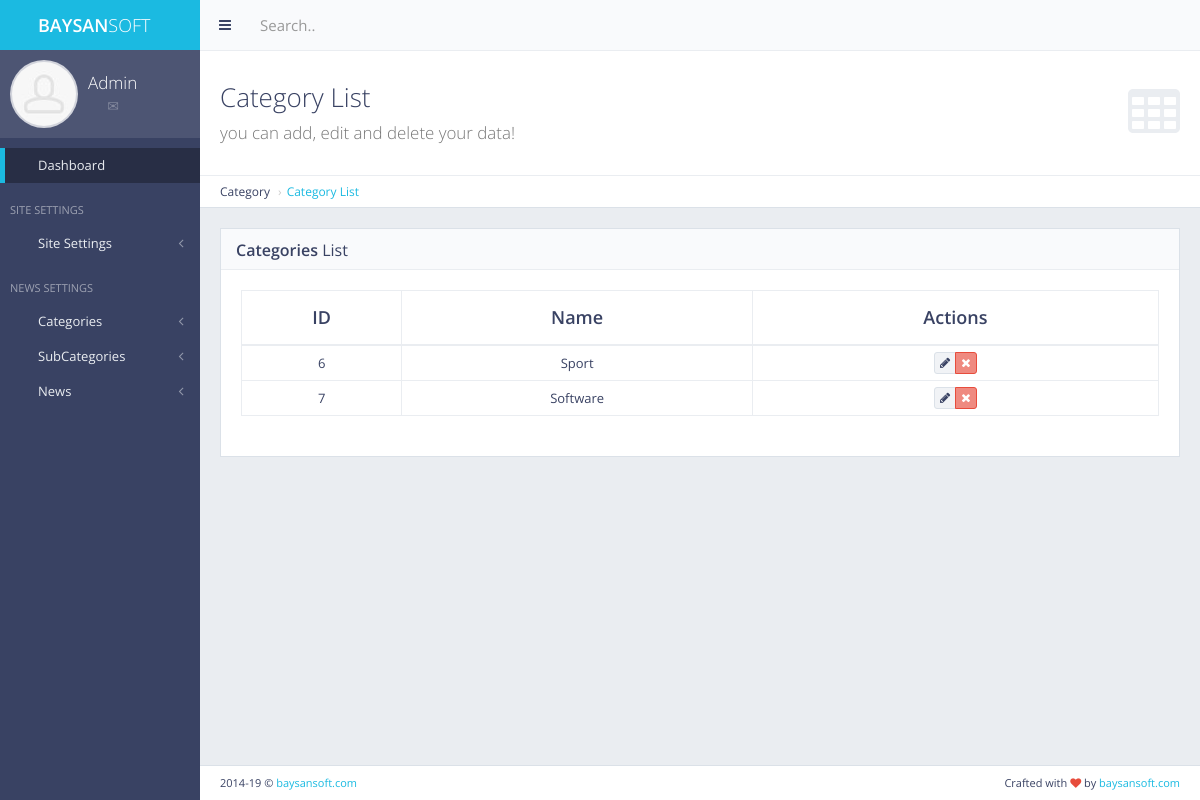
The app's page /panel/category/list/ (signed in), older data.
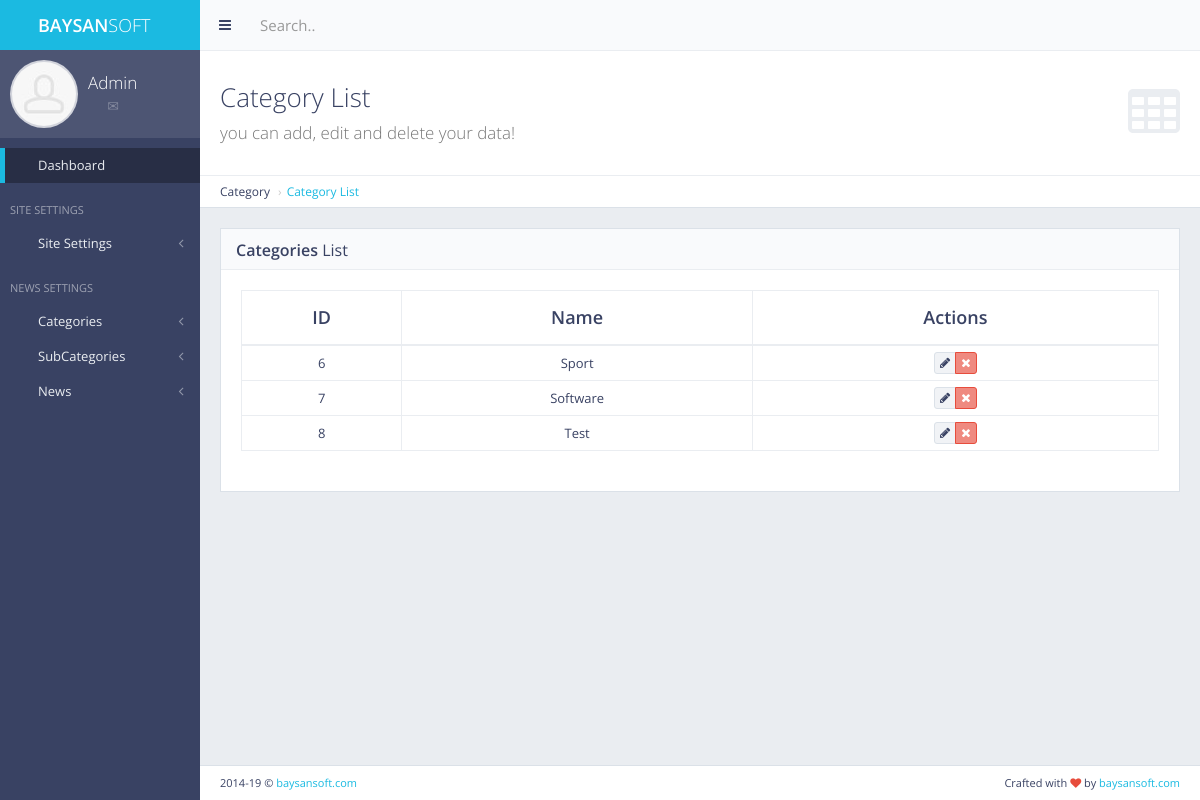
The same page, newer data.
### category/models.py (models this page shows, shortened)
class Category(models.Model):
    name = models.CharField(max_length=255)
    count = models.IntegerField(default=0)
    class Meta:
        verbose_name = "Category"
        verbose_name_plural = "Categories"

### panel/views.py (the view)
# urls.py: path('category/list/', views.category_list, name='category_list'),
def category_list(request):
    if not request.user.is_authenticated:  # eğer mevcut kullanıcı authenticate değilse
        return redirect('main:my_login')
    categories = Category.objects.all()
    context = {
        'categories': categories
    }
    return render(request, 'back/category_list.html', context=context)

### category/context_processor.py (called while the page is built)
def get_categories(request):  # template'a direkt veri yolluyor
    get_categories = Category.objects.all()
    return dict(
        get_categories=get_categories)  # get_categories diyerek direkt template'den çağırabiliriz. Sözlük olarak döndürür.

### main/context_processors.py (called while the page is built)
def get_site_settings(request):
    site = Main.objects.first()
    return dict(site_settings=site)

### news/context_processors.py (called while the page is built)
def get_last_news(request):
    get_last_news = News.objects.all().order_by('-date')[:3]
    return dict(get_last_news=get_last_news)

### subcategory/context_processors.py (called while the page is built)
def get_subcategories(request):
    get_subcategories = SubCategory.objects.all()
    return dict(get_subcategories=get_subcategories)

### templates/back/category_list.html (shortened to what this page needs)
{% extends 'back/layout.html' %}
{% load static %}
{% block body %}
    <div class="content-header">
        <div class="header-section">
            <h1>
                <i class="fa fa-table"></i>Category List<br><small>you can add, edit and delete your data!</small>
            </h1>
        </div>
    </div>
    <ul class="breadcrumb breadcrumb-top">
        <li>Category</li>
        <li><a href="{% url 'panel:category_list' %}">Category List</a></li>
    </ul>
    <div class="block full">
        <div class="block-title">
            <h2><strong>Categories</strong> List</h2>
        </div>
        <div class="table-responsive">
            <table id="example-datatable" class="table table-vcenter table-condensed table-bordered">
                <thead>
                <tr>
                    <th class="text-center">ID</th>
                    <th class="text-center">Name</th>
                    <th class="text-center">Actions</th>
                </tr>
                </thead>
                <tbody>
                {% for cat in categories %}
                    <tr>
                        <td class="text-center">{{ cat.id }}</td>
                        <td class="text-center">{{ cat.name }}</td>
                        <td class="text-center">
                            <div class="btn-group">
                                <a href="" data-toggle="tooltip" title="Edit"
                                   class="btn btn-xs btn-default"><i class="fa fa-pencil"></i></a>
                                <a href="{% url 'panel:category_delete' pk=cat.pk %}" data-toggle="tooltip"
                                   title="Delete"
                                   class="btn btn-xs btn-danger"><i class="fa fa-times"></i></a>
                            </div>
                        </td>
                    </tr>
                {% endfor %}
                </tbody>
            </table>
        </div>
    </div>
{% endblock body %}

### templates/back/layout.html (shortened to what this page needs)
{% load static %}
{% if user.is_authenticated %}
    <!DOCTYPE html>
    <html class="no-js" lang="en">
    <head>
        <link rel="stylesheet" href="{% static 'back/css/bootstrap.min.css' %}">
        <link rel="stylesheet" href="{% static 'back/css/plugins.css' %}">
        <link rel="stylesheet" href="{% static 'back/css/main.css' %}">
        <link rel="stylesheet" href="{% static 'back/css/themes.css' %}">
        <link rel="stylesheet" href="{% static 'ToastJs/Toast.min.css' %}">
    </head>
    <body>
    <div id="page-wrapper">
        <div id="page-container" class="sidebar-partial sidebar-visible-lg sidebar-no-animations">
            <div id="sidebar">
                <div id="sidebar-scroll">
                    <div class="sidebar-content">
                        <a href="http://baysansoft.com/" target="_blank" class="sidebar-brand">
                            <i class="gi gi-flash"></i><span
                                class="sidebar-nav-mini-hide"><strong>BAYSAN</strong>SOFT</span>
                        </a>
                        <div class="sidebar-section sidebar-user clearfix sidebar-nav-mini-hide">
                            <div class="sidebar-user-avatar">
                                <a href="page_ready_user_profile.html">
                                    <img src="{% static 'back/img/placeholders/avatars/avatar2.jpg' %}" alt="avatar">
                                </a>
                            </div>
                            <div class="sidebar-user-name">Admin</div>
                            <div class="sidebar-user-links">
                                <a href="page_ready_user_profile.html" data-toggle="tooltip" data-placement="bottom"
                                   title="Profile"><i class="gi gi-user"></i></a>
                                <a href="page_ready_inbox.html" data-toggle="tooltip" data-placement="bottom"
                                   title="Messages"><i class="gi gi-envelope"></i></a>
                                <a href="{% url 'panel:site_settings' %}" class="enable-tooltip" data-placement="bottom"
                                   title="Settings"
                                   onclick="$('#modal-user-settings').modal('show');"><i class="gi gi-cogwheel"></i></a>
                                <a href="{% url 'main:my_logout' %}" data-toggle="tooltip" data-placement="bottom"
                                   title="Logout"><i
                                        class="gi gi-exit"></i></a>
                            </div>
                        </div>
                        {% include 'back/includes/sidebar.html' %}
                    </div>
                </div>
            </div>
            <div id="main-container">
                <header class="navbar navbar-default">
                    <ul class="nav navbar-nav-custom">
                        <li>
                            <a href="javascript:void(0)" onclick="App.sidebar('toggle-sidebar');this.blur();">
                                <i class="fa fa-bars fa-fw"></i>
                            </a>
                        </li>
                    </ul>
                    <form action="page_ready_search_results.html" method="post" class="navbar-form-custom">
                        <div class="form-group">
                            <input type="text" id="top-search" name="top-search" class="form-control"
                                   placeholder="Search..">
                        </div>
                    </form>
                </header>
                <div id="page-content">
                    {% block body %}
                    {% endblock body %}
                </div>
                <footer class="clearfix">
                    <div class="pull-right">
                        Crafted with <i class="fa fa-heart text-danger"></i> by <a href="http://baysansoft.com/"
                                                                                   target="_blank">baysansoft.com</a>
                    </div>
                    <div class="pull-left">
                        <span id="year-copy"></span> &copy; <a href="http://baysansoft.com/"
                                                               target="_blank">baysansoft.com</a>
                    </div>
                </footer>
            </div>
        </div>
    </div>
    </body>
    </html>
{% else %}
    <h2>Please Login</h2>
{% endif %}

### templates/back/includes/sidebar.html (shortened to what this page needs)
{% load static %}
<ul class="sidebar-nav">
    <li>
        <a href="{% url 'panel:home' %}" class=" active"><i
                class="gi gi-stopwatch sidebar-nav-icon"></i><span class="sidebar-nav-mini-hide">Dashboard</span></a>
    </li>
    <li class="sidebar-header">
                            <span class="sidebar-header-options clearfix"><a href="javascript:void(0)"
                                                                             data-toggle="tooltip"
                                                                             title="Quick Settings"><i
                                    class="gi gi-settings"></i></a></span>
        <span class="sidebar-header-title">Site Settings</span>
    </li>
    <li>
        <a href="#" class="sidebar-nav-menu"><i
                class="fa fa-angle-left sidebar-nav-indicator sidebar-nav-mini-hide"></i><i
                class="gi gi-settings sidebar-nav-icon"></i><span
                class="sidebar-nav-mini-hide">Site Settings</span></a>
    </li>
     <li class="sidebar-header">
                            <span class="sidebar-header-options clearfix"><a href="javascript:void(0)"
                                                                             data-toggle="tooltip"
                                                                             title="Quick Settings"><i
                                    class="gi gi-show_big_thumbnails"></i></a></span>
        <span class="sidebar-header-title">News Settings</span>
    </li>
    <li>
        <a href="#" class="sidebar-nav-menu"><i
                class="fa fa-angle-left sidebar-nav-indicator sidebar-nav-mini-hide"></i><i
                class="gi gi-show_big_thumbnails sidebar-nav-icon"></i><span
                class="sidebar-nav-mini-hide">Categories</span></a>
    </li>
    <li>
        <a href="#" class="sidebar-nav-menu"><i
                class="fa fa-angle-left sidebar-nav-indicator sidebar-nav-mini-hide"></i><i
                class="gi gi-show_big_thumbnails sidebar-nav-icon"></i><span
                class="sidebar-nav-mini-hide">SubCategories</span></a>
    </li>
    <li>
        <a href="#" class="sidebar-nav-menu"><i
                class="fa fa-angle-left sidebar-nav-indicator sidebar-nav-mini-hide"></i><i
                class="gi gi-show_big_thumbnails sidebar-nav-icon"></i><span
                class="sidebar-nav-mini-hide">News</span></a>
    </li>
</ul>

Row changes from the older to the newer data that the page shows:
added Category: id "8", name "Test"
